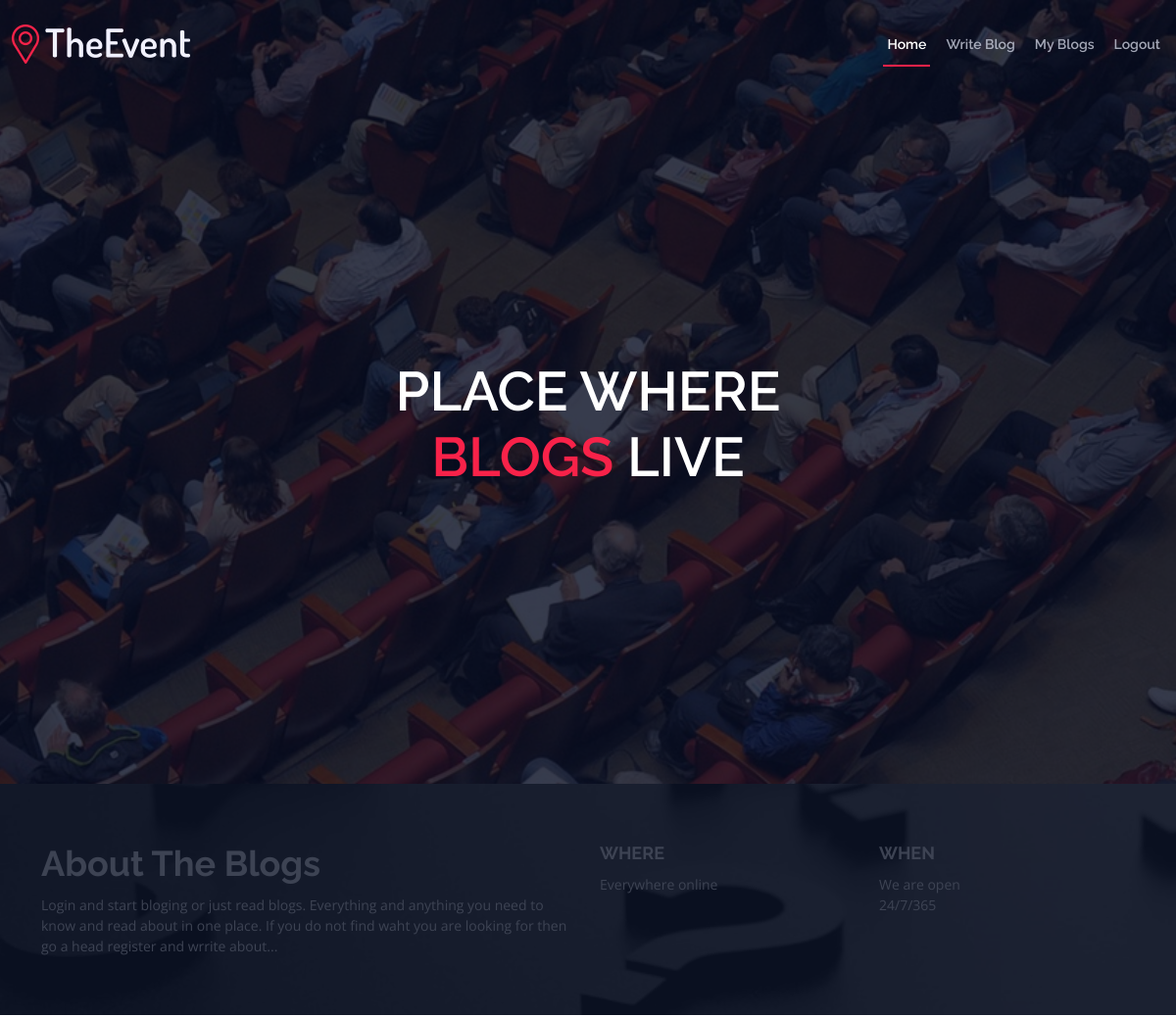
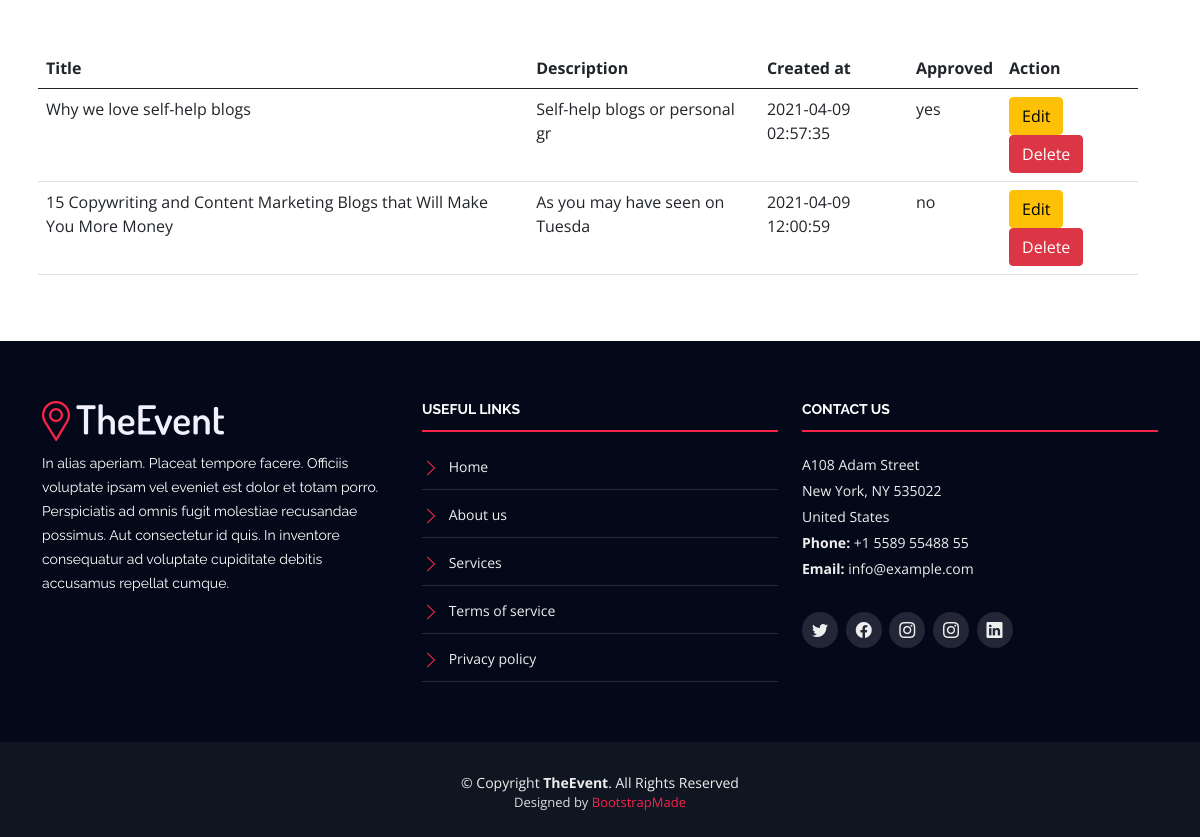
/my_blog.php (signed in), run on the app's committed database (2 pictures, top to bottom).
### tables this page shows
CREATE TABLE `blogs` (
  `id` int(11) NOT NULL,
  `user_id` int(11) NOT NULL,
  `title` varchar(256) NOT NULL,
  `description` longtext NOT NULL,
  `picture` varchar(256) NOT NULL,
  `created_at` datetime NOT NULL,
  `approved` enum('no','yes') NOT NULL DEFAULT 'no'
);

### classes/Blog.php (called while the page is built, shortened)
<?php
class Blog extends Database
{
	public function getAllMyBlogs($id){
	$db = $this->connection();
	$stmt = $db->prepare("SELECT * FROM blogs WHERE user_id = :id");
	$stmt->execute(['id'=>$id]);
	$my_result = $stmt->fetchAll(PDO::FETCH_OBJ);
	return $my_result;
	}
}

### assets/partials/includes/my_blog_functions.php (called while the page is built, shortened)
<?php
$id = $_SESSION['id'];
$my_all_blogs = new Blog();
$my_blog = $my_all_blogs->getAllMyBlogs($id);

### my_blog.php (the view, shortened to what this page needs)
<?php
include_once 'assets/partials/header.php';
include_once 'classes/Blog.php';
include_once 'assets/partials/includes/my_blog_functions.php';
 ?>
<div class="row" style="width: 100%; padding: 50px;">
	<table class="table">
	  <thead>
	    <tr>
	      <th scope="col">Title</th>
	      <th scope="col">Description</th>
	      <th scope="col">Created at</th>
	      <th scope="col">Approved</th>
	      <th scope="col">Action</th>
	    </tr>
	  </thead>
	  <tbody>
	  	<?php foreach ($my_blog as $data): ?>
	    <tr>
	      <td><?=$data->title?></td>
	      <td><?=substr($data->description, 0, 30);?></td>
	      <td><?=$data->created_at?></td>
	      <td><?=$data->approved?></td>
	      <td><a class="btn btn-warning" href="edit_blog.php?id=<?=$data->id?>" role="button">Edit</a> <form style="display: inline;" method="post" action=""><button type="submit" name="delete" id="delete" class="btn btn-danger" value="<?=$data->id?>">Delete</button></form></td>
	    </tr>
	    <?php endforeach ?>
	  </tbody>
	</table>
</div>
 <?php
include_once 'assets/partials/footer.php';
  ?>

### assets/css/style.css (style rules this page uses)
body { background: #fff; color: #2f3138; font-family: "Open Sans", sans-serif; }
a { color: #f82249; text-decoration: none; transition: 0.5s; }

### data on the page
blogs: title "Why we love self-help blogs", description "Self-help blogs or personal gr", created_at "2021-04-09 02:57:35", approved "yes", $data->id 18 (drawn)
blogs: title "15 Copywriting and Content Marketing Blogs that Will Make You More Money", description "As you may have seen on Tuesda", created_at "2021-04-09 12:00:59", approved "no", $data->id 19 (drawn)
